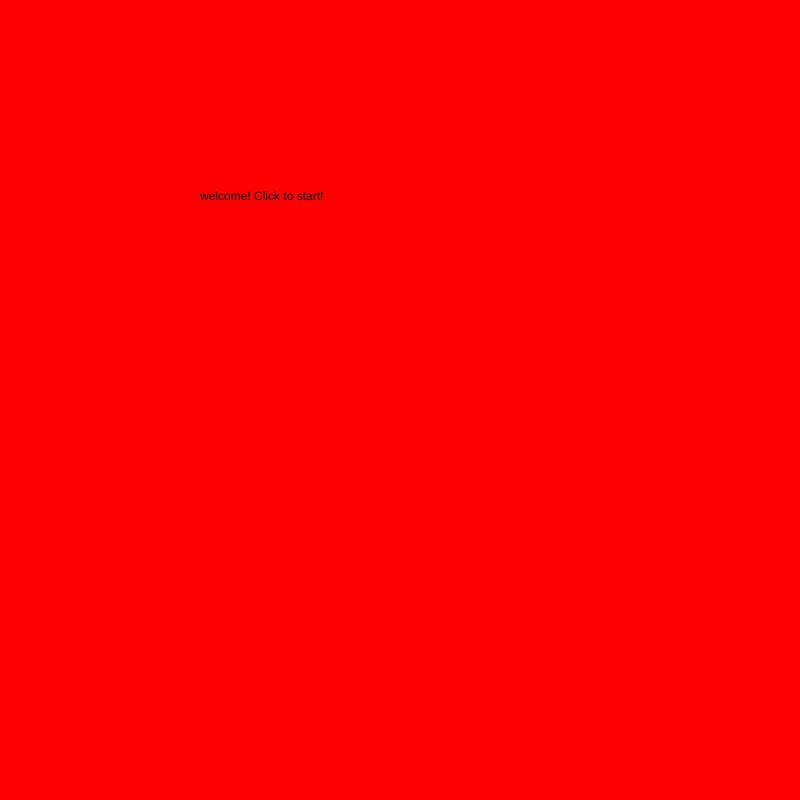
Frame 1 (no input)
Frame 60 (no input): identical to frame 1, image omitted
Frame 120 (the mouse pressed at the canvas centre since frame 60): identical to frame 1, image omitted

The p5.js sketch that drew this single still picture (run headless with seeded random() and noise() and a simulated clock; from frame 60 on, the mouse is pressed at the canvas centre):

// p5.js sketch
// ── sketch.js
var cars = [];
var frogPos ;
var state = 0;
var timer = maxTimer;
var maxCars = 10;
var maxTimer= 20 * 60;

function setup() {
  // put setup code here
  createCanvas(800,800);

//spawn cars
for (var i = 0; i < maxCars; i++) {
  cars.push(new Car());
}

frogPos = createVector(width/2, height-100);
} //end of function setup

function draw() {
  // put drawing code here
  switch (state) {

    case 0:
    background('red');
    text("welcome! Click to start!", 200, 200);
    break;

    case 1:
    game();
    timer-- ;
    if(timer <= 0){
      state = 3; //they lost
    }
    break;

    case 2:
    background('green');
    text("You Won!!!", 200, 200);
    break;

    case 3:
    background('blue');
    text("You Lost!!!!", 200, 200);
    break;
  }
}

function mouseReleased (){
  switch(state){
    case 0:
    state = 1;
    break;

    case 2: //win state
    resetGame();
    state = 0;
    break;

    case 3: //lost state
    resetGame();
    state = 0;
    break;
  }
}
function resetGame(){
  //reset cars array
  cars = [];
  for (var i = 0; i < maxCars; i++) {
    cars.push(new Car());
  }

  timer = maxTimer;
}



function game(){
  background('lightblue');

  for (var i = 0; i < cars.length; i++){
  cars[i].display();
  cars[i].drive();

if (cars[i].pos.dist(frogPos) < 40) {
  cars.splice(i, 1);
}
}

//if there are no more cars, go to win state
 if(cars.length == 0){
   state = 2; //they won
 }


//frog
fill('white');
ellipse(frogPos.x, frogPos.y, 60, 60);
checkForKeys();

fill('white');
rect(10, 10, timer, 10);

}

function checkForKeys(){
  if(keyIsDown(LEFT_ARROW)) frogPos.x -= 5;
  if(keyIsDown(RIGHT_ARROW)) frogPos.x += 5;
  if(keyIsDown(UP_ARROW)) frogPos.y -= 5;
  if(keyIsDown(DOWN_ARROW)) frogPos.y += 5;
}


function Car() {
//attributes
this.pos = createVector(random(width), random(height));
this.vel = createVector(random(-5,5),random(-5,5)) ;
this.r = random(255);
this.g = random(255);
this.b = random(255);

//methods

this.display = function(){
  rect(this.pos.x,this.pos.y,100,100);
  fill(this.r, this.g, this.b);
}

this.drive = function(){
  this.pos.add(this.vel);
  if(this.pos.x > width) this.pos.x = 0;
  if(this.pos.x < 0) this.pos.x = width;
  if(this.pos.y > height) this.pos.y = 0;
  if(this.pos.y < 0) this.pos.y = height;
}


} //end of car class
